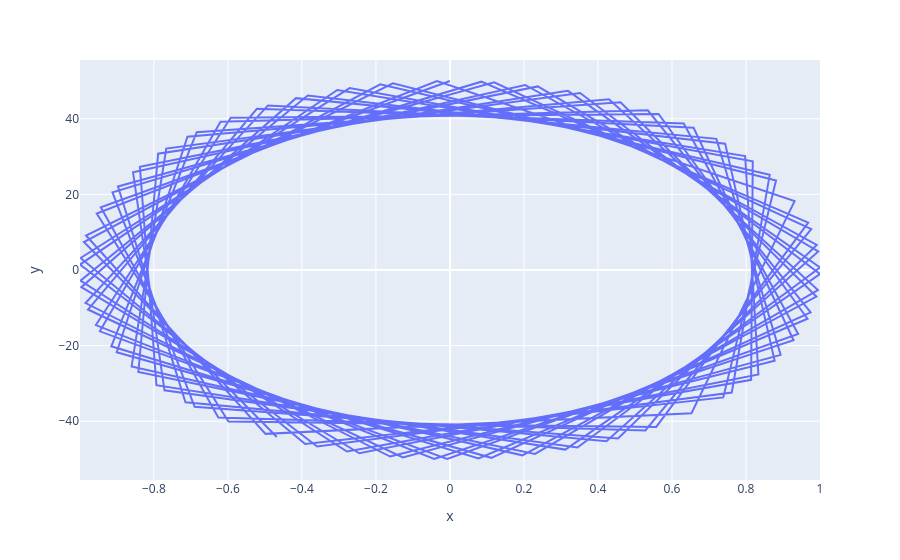

The code cell stored with this chart in its notebook:
### Code cell
import numpy as np
import plotly.express as px

t = np.linspace(0, 10, 100)
w = 50
x = np.sin(w * t)
y = w * np.cos(w*t)

fig = px.line(
    x=x,
    y=y
)

fig.show(
)
